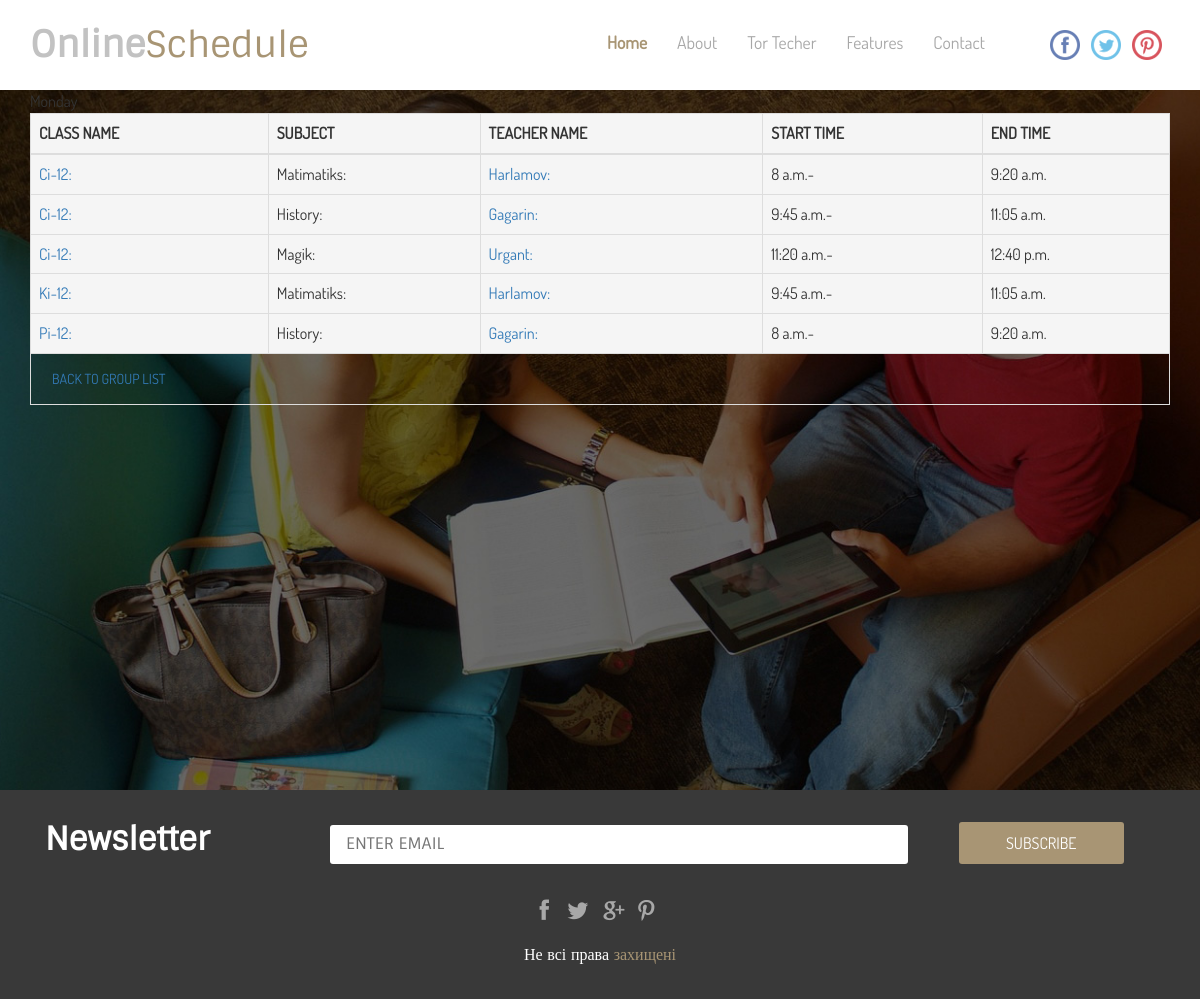
The app's page /groups/day/Monday/, older data.
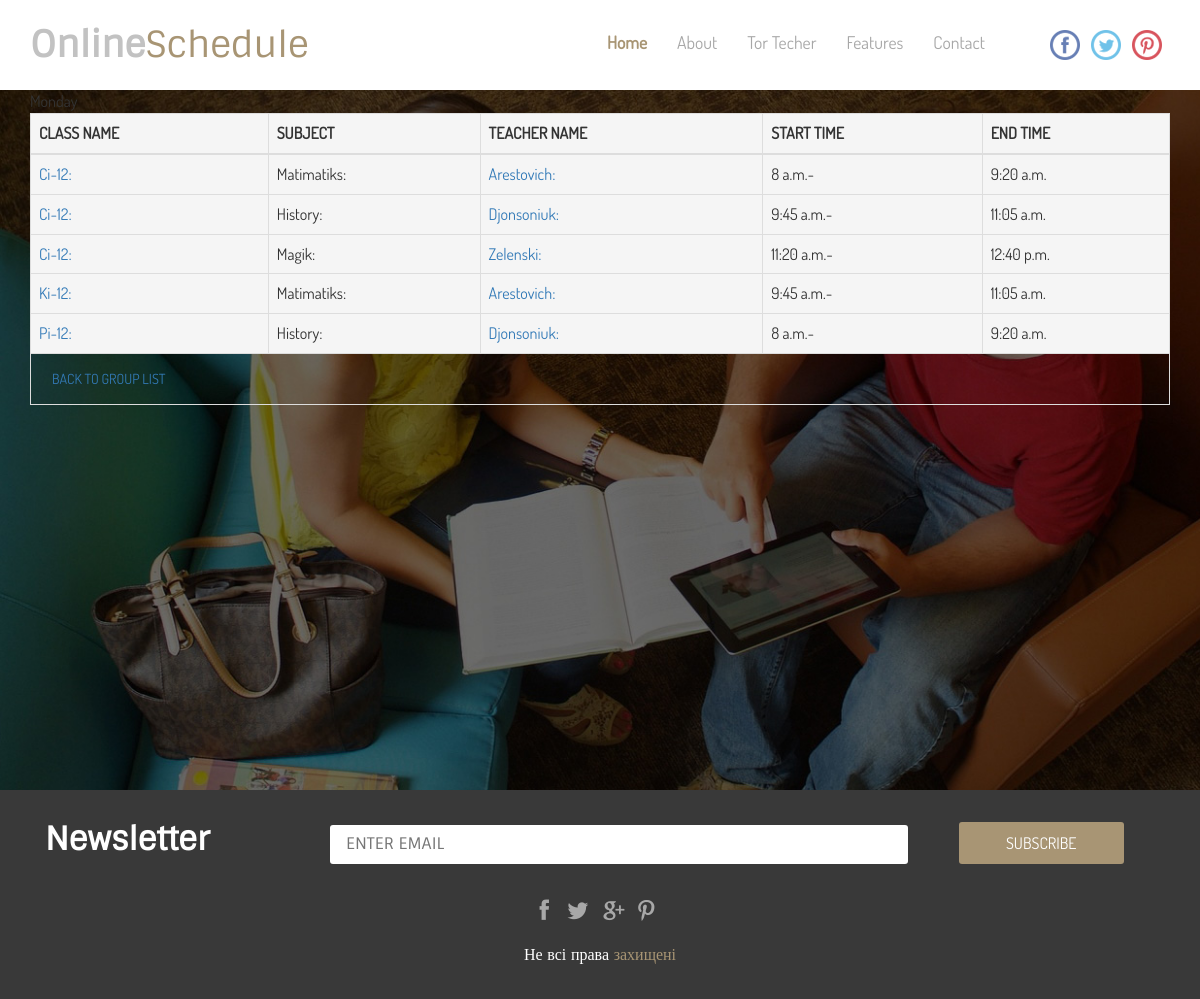
The same page, newer data.
### core/models.py (models this page shows, shortened)
class Day(models.Model):
    name = models.CharField(max_length=20)

class Lesson(models.Model):
    day_of_week = models.ForeignKey(Day, on_delete=models.CASCADE)
    subject = models.ForeignKey(Subject, on_delete=models.CASCADE)
    teacher = models.ForeignKey(Teacher, on_delete=models.SET_NULL, null=True)
    class_name = models.ForeignKey(Class, on_delete=models.CASCADE)
    time_slot = models.ForeignKey(TimeSlot, on_delete=models.SET_NULL, null=True)

class Class(models.Model):
    name = models.CharField(max_length=5)

class Subject(models.Model):
    name = models.CharField(max_length=256)

class Teacher(models.Model):
    name = models.CharField(max_length=256)
    subjects = models.ManyToManyField(Subject)

class TimeSlot(models.Model):
    start_time = models.TimeField()
    end_time = models.TimeField()
    lesson_number = models.IntegerField(null=True)

### core/views.py (the view)
# urls.py: path('groups/day/<str:name>/', WeekDayView.as_view(), name='day_of_week'),
class WeekDayView(TemplateView):
    template_name = 'week_day.html'
    def get_context_data(self, **kwargs):
        context = super().get_context_data(**kwargs)
        context['day_of_week'] = get_object_or_404(Day, name=self.kwargs['name'])
        lessons = Lesson.objects.filter(day_of_week=context['day_of_week'])
        context['lessons'] = lessons
        return context

### core/templates/week_day.html
{% extends 'base.html' %}
{% block content %}
<p class="title">{{name}}</p>
<div class="table-responsive">
  <table class="table table-striped table-bordered">
    <thead>
      <tr class="active">
        <th class="text-uppercase">Class name</th>
        <th class="text-uppercase">Subject</th>
        <th class="text-uppercase">Teacher name</th>
        <th class="text-uppercase">Start time</th>
        <th class="text-uppercase">End time</th>
      </tr>
    </thead>
    <tbody>
      {% for lesson in lessons %}
        <tr class="active">
          <p>
            <td> <a href="{% url 'student_group' name=lesson.class_name.name %}">{{lesson.class_name.name}}:</a></td>
            <td>{{lesson.subject.name}}:</td>
            <td> <a href="{% url 'teacher' name=lesson.teacher.name %}">{{lesson.teacher.name}}:</a></td>
            <td>{{lesson.time_slot.start_time}}-</td>
            <td>{{lesson.time_slot.end_time}}</td>
          </p>
        </tr>
      {% endfor %}
      <td colspan="5"><a href="{% url 'student_groups' %}" class='btn btn-dark text-uppercase' role='button'>Back to group list</a></td>
    </tbody>
  </table>
</div>
{% endblock %}

### core/templates/base.html (shortened to what this page needs)
{% load static %}
<!DOCTYPE HTML>
<html>
<head>
<link href="{% static "core/css/bootstrap.css" %}" rel="stylesheet" type="text/css" media="all">
<link href="{% static "core/css/style.css" %}" rel="stylesheet" type="text/css" media="all"/>
</head>
<body>
<div class="header">
	<div class="container">
		<div class="header-main">
			 <div class="logo">
			 	<h1><a>Online<span class="logo-clr">Schedule</span></a></h1>
			 </div>
			 <div class="head-right">
			   <div class="top-nav">
					<ul class="res">
						<li><a class="active" href="index.html"> Home</a></li>
						<li><a href="about.html"><span data-hover="About">About</span></a></li>
						<li><a href="journal.html"><span data-hover="TEACHER">Tor Techer</span></a></li>
						<li><a href="features.html"><span data-hover="Features">Features</span></a></li>
						<li><a href="contact.html"><span data-hover="Contact">Contact</span></a></li>
					<div class="clearfix"> </div>
					</ul>
			  </div>
			 <div class="social">
				<ul>
					<li><a class="fa" href="#"><span> </span> </a></li>
					<li><a class="tw" href="#"><span> </span> </a></li>
					<li><a class="p" href="#"><span> </span> </a></li>
				</ul>
			</div>
			<div class="clearfix"> </div>
		   </div>
		   <div class="clearfix"> </div>
		</div>
	</div>
</div>
<div class="banner">
	<div class="container">
			{% block content %}
			{% endblock %}
	</div>
</div>
<div class="footer">
  <div class="container">
	  <div class="footer-main">
		<div class="footer-top">
			<div class="col-md-3 footer-news">
			<h5>Newsletter</h5>
			</div>
			<div class="col-md-9 ftr-email">
				<input type="text" value="ENTER EMAIL" onfocus="this.value='';" onblur="if (this.value == '') {this.value ='ENTER EMAIL';}">
				<input type="submit" value="SUBSCRIBE" >
			</div>
		</div>
		<div class="foter-bottom">
					<ul class="ftr-socialicons">
						<li><a href="#" class="facebook"> </a></li>
						<li><a href="#" class="twitter"> </a></li>
						<li><a href="#" class="gmail"> </a></li>
						<li><a href="#" class="print"> </a></li>
					</ul>
				 <p class="footer-copyrts">Не всі права <a href="http://w3layouts.com/" target="_blank">захищені</a> </p>
		</div>
		</div>
	</div>
</div>
</body>
</html>

### core/static/core/css/style.css (style rules this page uses)
h4, h5, h6, h1, h2, h3 { margin-top: 0; }
ul, ol { margin: 0; }
p { margin: 0; }
html, body { font-family: 'DosisRegular'; font-size: 100%; background:#fff; }
.header { padding: 1.5em 0em; }
.logo { float: left; width: 50%; }
.head-right { float: right; width: 50%; }
.top-nav { float: left; }
.top-nav ul { padding: 0.4em 0em 0em 0em; list-style: none; }
.top-nav ul li { display: inline-block; float: left; margin: 0em 1em 0em 0em; }
.top-nav ul li a { font-size: 1.1em; font-weight: 400; color: #a7a7a7; text-decoration: none; display:block; padding:0.35em 1em; }
.top-nav ul li a.active { color: #a89574; font-weight: bold; }
.social { float: right; }
.social ul { list-style: none; padding:0em }
.social ul li { display: inline-block; margin: 0.4em 0em 0em 0em; }
.social ul li a span { background: url(../images/social-sprit.png)no-repeat; width: 30px; height: 30px; display: inline-block; margin: 0em 0.5em 0em 0em; }
.logo h1 { margin:0em; }
.social ul li a.fa span { background-position: 0px 0px; }
.social ul li a.tw span { background-position: -35px 0px; }
.social ul li a.p span { background-position: -70px 0px; }
.logo h1 a { font-size: 1em; font-weight: 700; color: #c2c2c2; text-decoration: none; font-family: 'SintonyRegular'; }
span.logo-clr { font-weight: 400; color: #a89574; }
.top-nav ul li a { overflow: hidden; padding: 0 7px; }
.top-nav ul li a span { position: relative; display: inline-block; -webkit-transition: -webkit-transform 0.3s; -moz-transition: -moz-transform 0.3s; transition: transform 0.3s; }
.top-nav ul li a span::before { position: absolute; top: 100%; content: attr(data-hover); font-weight: 700; -webkit-transform: translate3d(0,0,0); -moz-transform: translate3d(0,0,0); transform: translate3d(0,0,0); }
.top-nav ul li a { position: relative; display: inline-block; outline: none; text-decoration: none; text-shadow: 0 0 1px rgba(255,255,255,0.3); font-size: 1.1em; }
.banner { background: url(../images/3.jpg)no-repeat; min-height: 700px; background-size: cover; }
.footer { padding: 2em 0em 2em 0em; background:#393939; }
.footer-news h5 { font-size: 2em; font-weight: 600; color: #fff; font-family: 'SintonyRegular'; }
.ftr-email input[type="text"] { font-size: 1em; font-weight: 400; color: #767676; padding: 0.5em 1em; width: 70%; border: none; display: inline-block; outline:none; border-radius: 3px; font-family: 'SintonyRegular'; }
.ftr-email input[type="submit"] { font-size: 1em; font-weight: 400; color: #fff; padding: 0.6em 0.5em; width: 20%; background: #a89574; outline: none; display: inline-block; border: none; border-radius: 3px; -webkit-appearance: none; margin: 0em 0em 0em 3em; }
ul.ftr-socialicons { padding: 2em 0em 1em 0em; list-style: none; text-align: center; }
ul.ftr-socialicons li { display: inline-block; }
ul.ftr-socialicons li a { background: url(../images/ftr-sprite.png)no-repeat; width: 23px; height: 23px; display: inline-block; margin: 0em 0.5em 0em 0em; }
ul.ftr-socialicons a.facebook { background-position: 6px 0px; }
ul.ftr-socialicons li a.twitter { background-position: -17px -2px; }
ul.ftr-socialicons li a.gmail { background-position: -43px -3px; }
ul.ftr-socialicons li a.print { background-position: -69px -4px; }
.foter-bottom p.footer-copyrts { font-size: 1em; font-weight: 400; color: #fff; text-align: center; font-family: 'SintonyRegular'; }
.foter-bottom p.footer-copyrts a { font-size: 1em; font-weight: 400; color: #a89574; }

Row changes from the older to the newer data that the page shows:
changed through a linked row, Lesson (number 1 of 5 on the later page): teacher.name "Harlamov" → "Arestovich"
changed through a linked row, Lesson (number 2 of 5 on the later page): teacher.name "Gagarin" → "Djonsoniuk"
changed through a linked row, Lesson "Magik": teacher.name "Urgant" → "Zelenski"
changed through a linked row, Lesson "Ki-12": teacher.name "Harlamov" → "Arestovich"
changed through a linked row, Lesson "Pi-12": teacher.name "Gagarin" → "Djonsoniuk"
